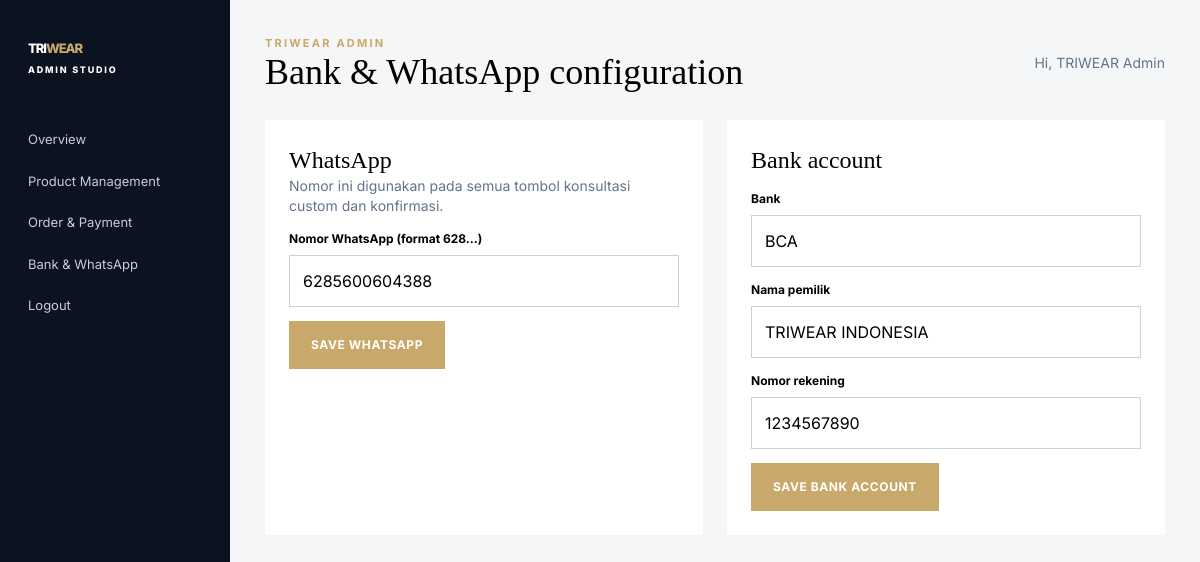
Page /admin/settings.php (signed in) on the committed database.
### tables this page shows
CREATE TABLE site_settings (setting_key VARCHAR(80) PRIMARY KEY, setting_value TEXT NOT NULL);

CREATE TABLE bank_accounts (id INT AUTO_INCREMENT PRIMARY KEY, bank_name VARCHAR(80) NOT NULL, account_name VARCHAR(120) NOT NULL, account_number VARCHAR(60) NOT NULL, is_active TINYINT(1) DEFAULT 1);

### config.php (called while the page is built, shortened)
<?php
function env_value(string $key, string $default = ''): string {
    static $values = null;
    if ($values === null) {
        $values = [];
    }
    return $values[$key] ?? getenv($key) ?: $default;
}
function db(): PDO {
    static $pdo = null;
    if ($pdo === null) {
        $pdo = new PDO('mysql:host=' . env_value('DB_HOST', '127.0.0.1') . ';dbname=' . env_value('DB_NAME', 'triwear') . ';charset=utf8mb4', env_value('DB_USER', 'root'), env_value('DB_PASS'));
        $pdo->setAttribute(PDO::ATTR_ERRMODE, PDO::ERRMODE_EXCEPTION);
        $pdo->setAttribute(PDO::ATTR_DEFAULT_FETCH_MODE, PDO::FETCH_ASSOC);
    }
    return $pdo;
}
function e(?string $value): string { return htmlspecialchars($value ?? '', ENT_QUOTES, 'UTF-8'); }
function setting(string $key, string $fallback = ''): string { try { $stmt = db()->prepare('SELECT setting_value FROM site_settings WHERE setting_key = ?'); $stmt->execute([$key]); return $stmt->fetchColumn() ?: $fallback; } catch (Throwable) { return $fallback; } }

### admin/settings.php (the view)
<?php require_once __DIR__.'/../config.php';require_admin();if($_SERVER['REQUEST_METHOD']==='POST'){verify_csrf();$pdo=db();if(($_POST['action']??'')==='settings'){$up=$pdo->prepare('INSERT INTO site_settings(setting_key,setting_value) VALUES(?,?) ON DUPLICATE KEY UPDATE setting_value=VALUES(setting_value)');$up->execute(['whatsapp_number',preg_replace('/\D/','',$_POST['whatsapp_number']??'')]);flash('success','Konfigurasi WhatsApp disimpan.');}if(($_POST['action']??'')==='bank'){$pdo->prepare('UPDATE bank_accounts SET bank_name=?,account_name=?,account_number=? WHERE id=?')->execute([trim($_POST['bank_name']),trim($_POST['account_name']),trim($_POST['account_number']),(int)$_POST['id']]);flash('success','Rekening bank disimpan.');}redirect('admin/settings.php');}$bank=db()->query('SELECT * FROM bank_accounts WHERE is_active=1 LIMIT 1')->fetch();$adminTitle='Bank & WhatsApp configuration';require __DIR__.'/_header.php';?><div class="grid md:grid-cols-2 gap-6"><form class="bg-white p-6" method="post"><input type="hidden" name="csrf" value="<?=csrf_token()?>"><input type="hidden" name="action" value="settings"><h2 class="serif text-2xl">WhatsApp</h2><p class="text-sm text-slate-500">Nomor ini digunakan pada semua tombol konsultasi custom dan konfirmasi.</p><div class="field"><label>Nomor WhatsApp (format 628...)</label><input required name="whatsapp_number" value="<?=e(setting('whatsapp_number'))?>"></div><button class="btn gold">SAVE WHATSAPP</button></form><form class="bg-white p-6" method="post"><input type="hidden" name="csrf" value="<?=csrf_token()?>"><input type="hidden" name="action" value="bank"><input type="hidden" name="id" value="<?=$bank['id']??0?>"><h2 class="serif text-2xl">Bank account</h2><div class="field"><label>Bank</label><input required name="bank_name" value="<?=e($bank['bank_name']??'')?>"></div><div class="field"><label>Nama pemilik</label><input required name="account_name" value="<?=e($bank['account_name']??'')?>"></div><div class="field"><label>Nomor rekening</label><input required name="account_number" value="<?=e($bank['account_number']??'')?>"></div><button class="btn gold">SAVE BANK ACCOUNT</button></form></div><?php require __DIR__.'/_footer.php'; ?>

### assets/css/style.css (style rules this page uses)
:root { --navy:#101b35;--ink:#0b1220;--gold:#c8a96b;--paper:#f5f6f8 }
* { box-sizing:border-box }
html { scroll-behavior:smooth }
body { font-family:Inter,sans-serif;margin:0 }
h1,h2,h3,.serif { font-family:'Playfair Display',serif }
.btn { display:inline-flex;align-items:center;justify-content:center;gap:8px;background:var(--navy);color:#fff;border:1px solid var(--navy);padding:14px 21px;text-decoration:none;font-size:12px;font-weight:700;letter-spacing:.05em;cursor:pointer;transition:.25s }
.btn.gold { background:var(--gold);border-color:var(--gold) }
.field { display:grid;gap:7px;margin:14px 0 }
.field label { font-size:12px;font-weight:700 }
.field input,.field textarea,.field select { padding:13px;border:1px solid #ccd2dd;font:inherit;background:#fff }

### rows in the picture
site_settings: whatsapp_number "6285600604388"
bank_accounts: bank_name "BCA", account_name "TRIWEAR INDONESIA", account_number "1234567890"

### other values in the picture
$adminTitle "Bank & WhatsApp configuration"
$_SESSION['admin_name'] "TRIWEAR Admin"
